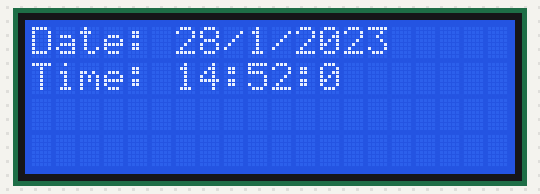
This sketch was run on a simulated Arduino Uno, built with avr-gcc and run on an emulated ATmega328P. On the bench: 20×4 character LCD. The local clock reads 2024-03-15 10:24:30 at power-on unless the sketch sets it; what the sketch prints to the serial monitor is not drawn.

Above: at 1.2 s.
At 5.3 s:
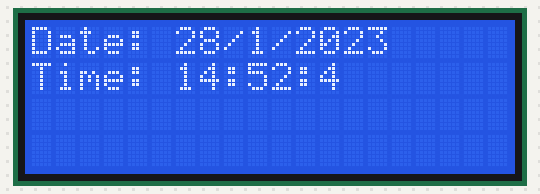
At 12.5 s:
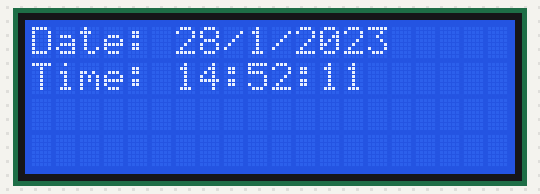
At 19.8 s:
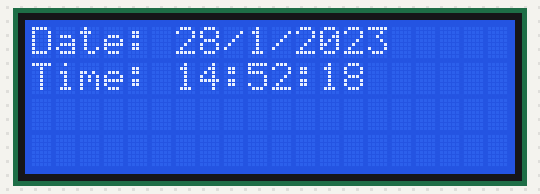
At 28.0 s:
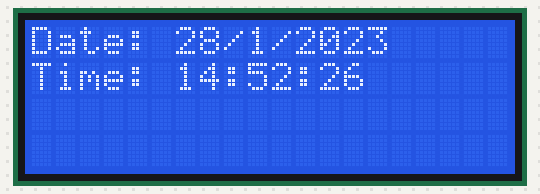
At 38.3 s:
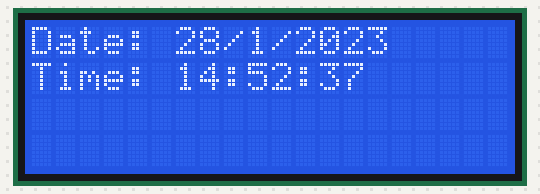

Measured:
- what the display in image 0 shows lasts 1.0 s, from 1.2 s to 2.2 s

The sketch:

RTC_module.ino
```cpp
#include <Wire.h>
#include <LiquidCrystal_I2C.h>

LiquidCrystal_I2C lcd2(0x27, 20, 4);
#include <MyRealTimeClock.h>
MyRealTimeClock RTC1(6, 7, 8);
void setup() {
  lcd2.init();
  lcd2.init();
  lcd2.backlight();
  RTC1.setDS1302Time(00, 52, 14, 7, 28, 01, 2023);
  Serial.begin(9600);
  // put your setup code here, to run once:

}

void loop() {
  RTC1.updateTime();
  Serial.print("Date: ");
  Serial.print(RTC1.dayofmonth);
  Serial.print("/");
  Serial.print(RTC1.month);
  Serial.print("/");
  Serial.print(RTC1.year);

  Serial.print("  Time: ");
  Serial.print(RTC1.hours);
  Serial.print(":");
  Serial.print(RTC1.minutes);
  Serial.print(":");
  Serial.println(RTC1.seconds);
  delay(1000);
  lcd2.setCursor(0, 0);
  lcd2.print("Date: ");
  lcd2.print(RTC1.dayofmonth);
  lcd2.print("/");
  lcd2.print(RTC1.month);
  lcd2.print("/");
  lcd2.print(RTC1.year);
  lcd2.setCursor(0, 1);
  lcd2.print("Time: ");
  lcd2.print(RTC1.hours);
  lcd2.print(":");
  lcd2.print(RTC1.minutes);
  lcd2.print(":");
  lcd2.print(RTC1.seconds);

}
```
